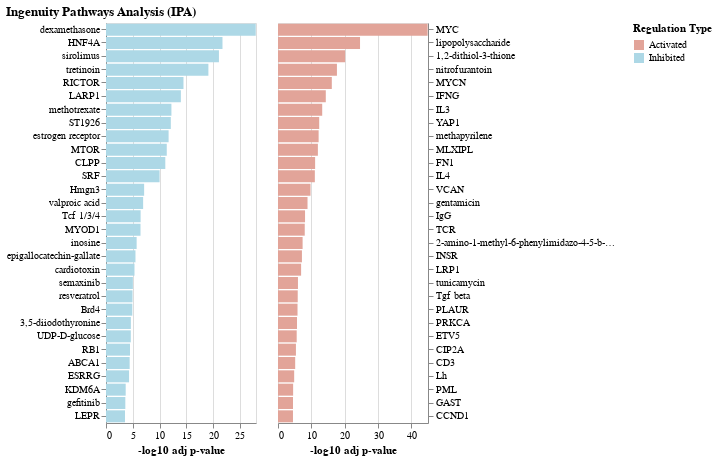

Notebook cell for this chart:
### Code cell
# Activated
import altair as alt
source1 = df.loc[df['Regulation Type']=='Activated'][:30]
bars1 = alt.Chart(source1).mark_bar().encode(
    x=alt.X('-log10 adj p-value:Q'),
    y=alt.Y('Upstream Regulator:N', sort='-x', axis=alt.Axis(title=None, labelAngle=0, orient='right')),
    color='Regulation Type:N',
    tooltip = ['p-value of overlap','Activation z-score']
).properties(
    width=150,
    height=400
)

source2 = df.loc[df['Regulation Type']=='Inhibited'][:30]
bars2 = alt.Chart(source2).mark_bar().encode(
    x=alt.X('-log10 adj p-value:Q'),
    y=alt.Y('Upstream Regulator:N',sort='-x', axis=alt.Axis(title=None, labelAngle=0, orient='left')),
    color='Regulation Type:N',
    tooltip = ['p-value of overlap','Activation z-score']
).properties(
    width=150,
    height=400
)

results = bars2|bars1
results.configure_range(
    #category={'scheme': 'accent'}
    category=alt.RangeScheme(['#E2A499','lightblue'])# #E2A499:lightred
).properties(
    title='Ingenuity Pathways Analysis (IPA)'
)

### Figure 1 — Vega-Lite specification as saved in the notebook (floating-point values rounded to 4 significant figures)
{"config": {"view": {"continuousWidth": 400, "continuousHeight": 300}, "range": {"category": ["#E2A499", "lightblue"]}}, "hconcat": [{"data": {"name": "data-b4415e3e7328e7f2c6d87f8c4a2303da"}, "mark": "bar", "encoding": {"color": {"type": "nominal", "field": "Regulation Type"}, "tooltip": [{"type": "quantitative", "field": "p-value of overlap"}, {"type": "quantitative", "field": "Activation z-score"}], "x": {"type": "quantitative", "field": "-log10 adj p-value"}, "y": {"type": "nominal", "axis": {"labelAngle": 0, "orient": "left", "title": null}, "field": "Upstream Regulator", "sort": "-x"}}, "height": 400, "width": 150}, {"data": {"name": "data-ad98b59eecefe3a8c271eecb84f0847b"}, "mark": "bar", "encoding": {"color": {"type": "nominal", "field": "Regulation Type"}, "tooltip": [{"type": "quantitative", "field": "p-value of overlap"}, {"type": "quantitative", "field": "Activation z-score"}], "x": {"type": "quantitative", "field": "-log10 adj p-value"}, "y": {"type": "nominal", "axis": {"labelAngle": 0, "orient": "right", "title": null}, "field": "Upstream Regulator", "sort": "-x"}}, "height": 400, "width": 150}], "title": "Ingenuity Pathways Analysis (IPA)", "$schema": "https://vega.github.io/schema/vega-lite/v4.8.1.json", "datasets": {"data-b4415e3e7328e7f2c6d87f8c4a2303da": [{"Upstream Regulator": "dexamethasone", "Expr Fold Change": " ", "Molecule Type": "chemical drug", "Regulation Type": "Inhibited", "Activation z-score": -3.053, "p-value of overlap": 1.12e-28, "Target Molecules in Dataset": "ACLY,ACOT7,ADIPOQ,AEBP1,AGT,AKR1C1/AKR1C2,ALB,ALCAM,ALDH2,ANXA3,AP1G1,APOA1,APOA2,APOD,APP,ARHGDIA,ASPH,ATP1A1,ATP2A2,ATP2B4,AZU1,BAX,C3,C5,C8A,CANX,CAST,CBR3,CCT2,CD163,CD47,CD55,CDH1,CES1,CES2,CFB,CFHR1,CHI3L1,CILP,CLIC4,CLU,CNN2,COL15A1,COL1A1,COL1A2,COL3A1,COL4A1,COL6A2,COL7A1,COPA,CP,CRABP2,CRP,CRYAB,CST3,CTSB,CTSD,CYBB,DCN,DDAH2,DPYD,DPYSL3,EGFR,EIF5,ENO1,ENO2,FASN,FBP1,FGA,FGFBP1,FGL2,FLNB,FN1,FSTL1,GCLM,GLUL,GNS,GOT1,GSTP1,H6PD,HLA-A,HLA-DPA1,HLA-DRA,HMGA1,HMGB1,HNRNPF,HNRNPH1,HSP90B1,HSPA5,HSPA9,ICAM1,IGHM,IGKC,IL18,IL1RN,ISOC1,ITGA5,ITGB1,ITGB3,KRT14,KRT17,KRT8,LAD1,LAMA3,LAMA5,LAMB2,LDLR,LRP1,LTBP2,LTBP4,ME1,METTL7A,MMP1,MMP3,MMP9,MTHFD1,MVP,MXRA5,NAGK,NCAM1,NDUFV2,NIBAN1,NIBAN2,NUCB2,ORM1,PAFAH1B1,PCBD1,PCNA,PDLIM1,PFKP,PGD,PLAUR,POSTN,PPA1,PPA2,PPL,PRKAR2A,PSMA1,PSMB10,PSME2,PTGFRN,PTGR1,QSOX1,RBP4,RPL5,RPL7,S100P,SELENBP1,SELL,SERPINA1,SERPINA3,SERPINA6,SERPINB1,SERPINF1,SHMT1,SLC2A1,SLC4A1,SOD1,SOD2,SPARC,SSRP1,STOM,TAGLN,TF,TFRC,TGM2,THBS2,TIMP1,TIMP2,TJP1,TNC,TPM1,TPM2,TPR,TSN,TST,TTR,TWF1,TWF2,TXN,UGP2,UPF1,UQCRC1,VARS1,VNN1", "-log10 adj p-value": 27.95}, {"Upstream Regulator": "HNF4A", "Expr Fold Change": " ", "Molecule Type": "transcription regulator", "Regulation Type": "Inhibited", "Activation z-score": -2.677, "p-value of overlap": 1.8e-22, "Target Molecules in Dataset": "A1BG,ACLY,ACO1,ACY1,ADSS2,AGT,AHNAK,AHSG,AKR1B1,AKR1C1/AKR1C2,ALB,ALCAM,ALDH2,ALDH3A1,AMBP,APOA1,APOA2,APOB,APOC3,APOH,APP,ARG1,ARPC5,ATOX1,C1S,C2,C3,C4A/C4B,C6,C8G,CAMK2D,CAPZA2,CBR3,CBX3,CCT8,CD55,CDH1,CES2,CHI3L1,COPB1,COPB2,COPS8,CP,CRABP2,CRP,CS,CTSB,CTSZ,CUTC,DAG1,DDOST,DLST,DNAJA2,DSC2,EIF4G1,EIF5,ESYT1,EVPL,F11R,F9,FARSB,FBP1,FETUB,FGA,FHL1,FLOT1,G3BP2,GBE1,GNS,GOT1,GRHPR,GSN,GUSB,GYG1,HLA-A,HLA-B,HLA-C,HLA-G,HMGB1,HNRNPC,HNRNPR,HPX,HSP90B1,HSPA5,HSPE1,ISOC1,ITIH3,ITIH4,KNG1,KRT14,KRT17,KRT8,LAD1,LDLR,LIN7C,LTF,LUC7L2,MCM3,MTHFD1,NAPA,NDRG1,NEDD8,NME1,NOLC1,OGDH,ORM1,ORM2,PCBD1,PCMT1,PCNA,PGM1,PHPT1,PITPNB,PKM,PLAA,PLG,PPL,PPP5C,PRCP,PRMT1,PSAT1,PSMA1,PSMD1,PSME3,PTPN11,RAB18,RAB2A,RAC1,REXO2,RO60,RPL18,RPS18,RPS20,RPS27A,RUVBL2,SCP2,SEC24D,SEC31A,SERPINA1,SERPINA3,SERPINB3,SNRPD2,SNRPD3,SOD1,SPRR1A,SPRR3,SRSF3,SSBP1,STOM,SUCLG1,SYTL4,TF,TFRC,THRAP3,TNC,TOM1,TPP2,TSG101,TSN,TSNAX,TTR,TXN,UBE2M,UFM1,USP5,VPS29,VSNL1,YBX1", "-log10 adj p-value": 21.74}, {"Upstream Regulator": "sirolimus", "Expr Fold Change": " ", "Molecule Type": "chemical drug", "Regulation Type": "Inhibited", "Activation z-score": -2.131, "p-value of overlap": 8.28e-22, "Target Molecules in Dataset": "ADA,ADSS2,APP,ARG1,ASS1,ATP1A1,ATP2B4,BAX,COL1A1,COL1A2,COX6B1,DDT,DPP7,EIF2S1,EIF5,ENO1,ERBB2,FASN,FN1,FUS,GSTP1,HLA-B,HMGB1,HSP90B1,HSPA5,HSPD1,ICAM1,LAMB1,MMP1,MMP3,MMP9,MRC1,MYH11,NCAM1,NEDD8,PCNA,PFKP,PGM1,PKM,PLAUR,PML,POSTN,PRMT1,PRNP,PSME3,PYGB,RPL15,RPL18,RPL23,RPL3,RPL30,RPL5,RPL7A,RPN2,RPS14,RPS16,RPS18,RPS2,RPS20,RPS21,RPS26,RPS27A,RPS9,SELL,SLC2A1,SLC3A2,SNRPD2,SNRPF,SOD1,SRSF3,TIMP1,TPM3,UBA1", "-log10 adj p-value": 21.08}, {"Upstream Regulator": "tretinoin", "Expr Fold Change": " ", "Molecule Type": "chemical - endogenous mammalian", "Regulation Type": "Inhibited", "Activation z-score": -2.432, "p-value of overlap": 7.69e-20, "Target Molecules in Dataset": "A2M,ABI3BP,ADA,AGT,AHNAK,AKR1A1,ALDH3A1,ANXA8/ANXA8L1,APOA2,APOC3,APOD,APP,ARG1,ARHGAP1,ATP1B3,ATP2A2,C1S,C3,CALML3,CD14,CD47,CDH1,CES1,CFP,COL1A1,COL1A2,COL3A1,COL4A1,COTL1,CP,CRABP2,CTNND1,CTSB,CTSD,CYBB,DCN,DDAH2,DPP4,DPYSL3,DSG1,EFNB1,EGFR,EHD1,EIF4G1,EIF5,EIF5B,ELOC,FARSB,FASN,FN1,FOLR2,GSTP1,HLA-A,HLA-B,HLA-C,HMGA1,HNRNPC,HNRNPF,HPRT1,HPX,HSPD1,ICAM1,IGHM,ITGB1,ITGB3,IVL,KRT14,KRT15,KRT16,KRT19,KRT2,KRT4,KRT5,LAMB1,LAMP2,LTF,METTL7A,MMP1,MMP3,MMP9,MPO,MYH7,MYH9,MYO1C,NCAM1,NDRG1,NID2,OAT,OGN,PGD,PLAUR,PML,POSTN,PPP3CA,PRMT1,PRNP,PRTN3,PSMB10,PSMB8,PSMB9,PTPN11,PTPRC,RALA,RBP4,RPL3,RPL4,RPL5,RPL6,RPL7,RPS14,RPS16,RPS20,RUVBL1,RUVBL2,SELL,SERPINB5,SNRPD3,SNRPE,SOD1,SPARC,SPINK5,TF,TFRC,TGM1,TGM2,TIMP1,TJP1,TNC,TPP1,TPR,TUBB3,UBA1,VWF,YBX1", "-log10 adj p-value": 19.11}, {"Upstream Regulator": "RICTOR", "Expr Fold Change": " ", "Molecule Type": "other", "Regulation Type": "Inhibited", "Activation z-score": -4.968, "p-value of overlap": 3.45e-15, "Target Molecules in Dataset": "ATP5F1A,ATP5F1B,BAX,COX6B1,ENO2,NDUFV2,PPA1,PPA2,PSMA1,PSMB10,PSMB8,PSMB9,PSMC1,PSMC2,PSMC3,PSMC5,PSMD1,PSMD12,PSMD13,PSMD2,PSMD3,PSMD6,PSME2,PSME3,RAC1,RPL14,RPL18,RPL23,RPL30,RPL4,RPL6,RPL7,RPL7A,RPL9,RPS11,RPS18,RPS2,RPS21,RPS26,RPS27A,RPS9,UQCRC1", "-log10 adj p-value": 14.46}, {"Upstream Regulator": "LARP1", "Expr Fold Change": " ", "Molecule Type": "translation regulator", "Regulation Type": "Inhibited", "Activation z-score": -3.281, "p-value of overlap": 1.06e-14, "Target Molecules in Dataset": "EIF3F,EIF3H,EIF4B,RPL14,RPL15,RPL18,RPL23,RPL3,RPL30,RPL4,RPL5,RPL6,RPL7,RPL7A,RPS11,RPS14,RPS16,RPS18,RPS2,RPS20,RPS21,RPS27A,RPS9", "-log10 adj p-value": 13.97}, {"Upstream Regulator": "methotrexate", "Expr Fold Change": " ", "Molecule Type": "chemical drug", "Regulation Type": "Inhibited", "Activation z-score": -2.132, "p-value of overlap": 6.14e-13, "Target Molecules in Dataset": "ACO1,ALB,ALDOA,ASS1,C1R,C2,C3,C5,C6,C7,C8A,C8B,CDH1,CES1,CFB,CFH,CFI,COL4A1,CRP,ECH1,ECHS1,ENO3,FASN,FGA,GPI,GSN,ICAM1,IL18,ITIH4,IVL,LRP1,ORM1,RAC1,SELL,SOD1,TTR", "-log10 adj p-value": 12.21}, {"Upstream Regulator": "ST1926", "Expr Fold Change": " ", "Molecule Type": "chemical drug", "Regulation Type": "Inhibited", "Activation z-score": -2.268, "p-value of overlap": 7.97e-13, "Target Molecules in Dataset": "AKR1B1,ARSA,ATP5F1A,ATP5F1B,CCT2,EIF3D,EIF3I,EIF4B,EIF5A,ENO1,NACA,NARS1,NME1,PSMD3,RPL6,RPS2,RPS26,RPS27A,S100P,SLC25A3,SNRPD2,SNRPF,SOD1,SRP72,SRSF3,SSBP1,TXN,UBE2M,YBX1", "-log10 adj p-value": 12.1}, {"Upstream Regulator": "estrogen receptor", "Expr Fold Change": " ", "Molecule Type": "group", "Regulation Type": "Inhibited", "Activation z-score": -2.26, "p-value of overlap": 2.06e-12, "Target Molecules in Dataset": "ADIPOQ,AGO2,BAX,C3,CA12,CDH1,CDH13,COL12A1,COL4A1,COL6A2,COL7A1,DSC2,EGFR,ERBB2,F11R,FLNC,FN1,ICAM1,ITGB1,KRT15,KRT19,KRT8,LAMC2,LDLR,LTF,MMP1,MMP9,PLAUR,PPP5C,SELL,SLC9A3R1,SPARC,TIMP1,TIMP2,TNC", "-log10 adj p-value": 11.69}, {"Upstream Regulator": "MTOR", "Expr Fold Change": " ", "Molecule Type": "kinase", "Regulation Type": "Inhibited", "Activation z-score": -2.166, "p-value of overlap": 4.55e-12, "Target Molecules in Dataset": "ACLY,AIFM1,AKR1A1,AKR1B1,ATP2A2,CDH1,CNP,CS,CTNND1,DAG1,DDAH2,DMD,EGFR,ENO1,FASN,FKBP1A,FN1,GLG1,GLUD1,HSP90B1,MB,MMP9,MYH8,NCAM1,PCNA,PECAM1,PFKP,PGRMC1,PKM,PPIB,PRKAR2A,PYGB,RPL23,RPS11,RPS18,SELL,SERPINA1,SERPINB1,SLC2A1,SND1,SOD1,STX12,UGGT1", "-log10 adj p-value": 11.34}, {"Upstream Regulator": "CLPP", "Expr Fold Change": " ", "Molecule Type": "peptidase", "Regulation Type": "Inhibited", "Activation z-score": -3.153, "p-value of overlap": 8.5e-12, "Target Molecules in Dataset": "ALDH2,ALDOA,ATP5F1A,ATP5F1B,CS,DLD,DLST,ECH1,ECI1,ENO1,HSPA9,HSPD1,IDH2,OGDH,PRDX3,SOD2,SUCLG1,UQCRC1", "-log10 adj p-value": 11.07}, {"Upstream Regulator": "SRF", "Expr Fold Change": " ", "Molecule Type": "transcription regulator", "Regulation Type": "Inhibited", "Activation z-score": -2.208, "p-value of overlap": 9.96e-11, "Target Molecules in Dataset": "A2M,CAPRIN1,CKM,CMA1,CNN2,CPA3,CSRP1,CTSG,DMD,ELANE,FHL1,GSN,IGHM,ITGB1,LAMA3,LDLR,LRP1,LTF,MMP9,MYH1,MYH11,MYH2,MYH7,MYH9,MYL1,MYLK,MYLPF,NECTIN1,PAFAH1B1,PGM1,PRTN3,PTGR1,SERPIND1,SLC2A1,SND1,TAGLN,TMOD3,TNC,TNNC1,TST", "-log10 adj p-value": 10.0}, {"Upstream Regulator": "Hmgn3", "Expr Fold Change": " ", "Molecule Type": "other", "Regulation Type": "Inhibited", "Activation z-score": -2.138, "p-value of overlap": 7.63e-08, "Target Molecules in Dataset": "AHSG,AMBP,APOA1,APOA2,AZGP1,FGA,KNG1,SERPINA1,SERPINH1,TTR", "-log10 adj p-value": 7.117}, {"Upstream Regulator": "valproic acid", "Expr Fold Change": " ", "Molecule Type": "chemical drug", "Regulation Type": "Inhibited", "Activation z-score": -2.449, "p-value of overlap": 1.17e-07, "Target Molecules in Dataset": "AKR1B1,APOA1,ATP2B4,CA12,CDH1,CTSB,DAG1,EIF2S1,GCLM,GLUL,H6PD,HSPA5,ICAM1,LDLR,MCM3,MECP2,MMP1,MYH3,MYOF,NCAM1,NME1,PLTP,PSMA1,PSMB10,PSMB8,PSMB9,PSMC1,PSMC2,PSMC3,PSMC5,PSMD1,PSMD12,PSMD13,PSMD2,PSMD3,PSMD6,PSME2,PSME3,RNPEP,SERPINH1,TGM2,TUBB3", "-log10 adj p-value": 6.932}, {"Upstream Regulator": "Tcf 1/3/4", "Expr Fold Change": " ", "Molecule Type": "group", "Regulation Type": "Inhibited", "Activation z-score": -2.2, "p-value of overlap": 3.46e-07, "Target Molecules in Dataset": "AHSG,ALB,AMBP,APOH,TTR", "-log10 adj p-value": 6.461}, {"Upstream Regulator": "MYOD1", "Expr Fold Change": " ", "Molecule Type": "transcription regulator", "Regulation Type": "Inhibited", "Activation z-score": -2.725, "p-value of overlap": 3.62e-07, "Target Molecules in Dataset": "AGT,ALDOA,ASS1,BIN1,CKM,COL4A1,CRYAB,DAG1,DMD,DYSF,EGFR,ENO3,FSTL1,MMP1,MYH2,MYH3,MYH7,MYL1,MYLPF,PFKM,POSTN,RPL7A,SLC2A1,TJP1,TNNC1,TNNC2,TNNI1", "-log10 adj p-value": 6.441}, {"Upstream Regulator": "inosine", "Expr Fold Change": " ", "Molecule Type": "chemical - endogenous mammalian", "Regulation Type": "Inhibited", "Activation z-score": -2.447, "p-value of overlap": 1.9e-06, "Target Molecules in Dataset": "A2M,ALCAM,C1S,C2,C3,C4A/C4B,CFB,DPP4,PPP1R14B,SERPINB1,TIMP1", "-log10 adj p-value": 5.721}, {"Upstream Regulator": "epigallocatechin-gallate", "Expr Fold Change": " ", "Molecule Type": "chemical drug", "Regulation Type": "Inhibited", "Activation z-score": -2.269, "p-value of overlap": 3.15e-06, "Target Molecules in Dataset": "APOB,APP,BAX,CDH1,COL18A1,EGFR,ERBB2,FN1,HMGB1,ICAM1,IL18,ITGB3,IVL,LAMP1,LDLR,MMP1,MMP3,MMP9,PCNA,PDIA4,RBP4,TFRC,TIMP1,TIMP2", "-log10 adj p-value": 5.502}, {"Upstream Regulator": "cardiotoxin", "Expr Fold Change": " ", "Molecule Type": "chemical - other", "Regulation Type": "Inhibited", "Activation z-score": -2.111, "p-value of overlap": 4.81e-06, "Target Molecules in Dataset": "COL1A1,COL1A2,COL6A2,HSPA5,IL18,IL1RN,ITGA5,LRG1,LTBP1,MCM3,MMP3,MRC1,MYH9,PCNA,PLG,PTPRC,SFRP2,SNRPD1,TIMP1,TNNC1", "-log10 adj p-value": 5.318}, {"Upstream Regulator": "semaxinib", "Expr Fold Change": " ", "Molecule Type": "chemical drug", "Regulation Type": "Inhibited", "Activation z-score": -2.219, "p-value of overlap": 9.64e-06, "Target Molecules in Dataset": "ARG1,FHL1,LTF,MMP9,PARP1,PCNA,PECAM1,S100P,VWF", "-log10 adj p-value": 5.016}, {"Upstream Regulator": "resveratrol", "Expr Fold Change": " ", "Molecule Type": "chemical drug", "Regulation Type": "Inhibited", "Activation z-score": -2.022, "p-value of overlap": 1.12e-05, "Target Molecules in Dataset": "ADIPOQ,APP,BAX,CD14,CD163,CDH1,CS,CYBB,EGFR,FASN,FN1,HSPA5,ICAM1,IL18,LDLR,MMP1,MMP3,MMP9,MPO,MRC1,PCNA,PTPN11,SERPINB5,SOD1,SOD2,TFRC,TGM1", "-log10 adj p-value": 4.951}, {"Upstream Regulator": "Brd4", "Expr Fold Change": " ", "Molecule Type": "kinase", "Regulation Type": "Inhibited", "Activation z-score": -2.164, "p-value of overlap": 1.22e-05, "Target Molecules in Dataset": "C1R,CDH1,CFB,COL1A1,COL1A2,COL3A1,COL4A1,HNRNPH1,SLC4A1,SPTA1,TAGLN,TIMP1", "-log10 adj p-value": 4.914}, {"Upstream Regulator": "3,5-diiodothyronine", "Expr Fold Change": " ", "Molecule Type": "chemical - endogenous mammalian", "Regulation Type": "Inhibited", "Activation z-score": -2.236, "p-value of overlap": 2.29e-05, "Target Molecules in Dataset": "AK1,CKM,ENO1,ENO3,PGM1", "-log10 adj p-value": 4.64}, {"Upstream Regulator": "UDP-D-glucose", "Expr Fold Change": " ", "Molecule Type": "chemical - endogenous mammalian", "Regulation Type": "Inhibited", "Activation z-score": -2.0, "p-value of overlap": 2.35e-05, "Target Molecules in Dataset": "HSP90B1,HSPA5,HYOU1,PDIA4", "-log10 adj p-value": 4.629}, {"Upstream Regulator": "RB1", "Expr Fold Change": " ", "Molecule Type": "transcription regulator", "Regulation Type": "Inhibited", "Activation z-score": -2.833, "p-value of overlap": 3.33e-05, "Target Molecules in Dataset": "ACTN2,ATP1A1,ATP5F1A,BAX,CDH1,CKM,CLIC4,COL4A1,COX6B1,DLST,EIF2S1,FN1,GMFB,HACD3,IVL,KPNA4,KRT4,KRT5,MCM3,MYBPC1,MYH2,MYH7,MYH8,MYL1,NME1,PARP1,PCNA,PGD,PGRMC1,SAFB,SOD2,TNNC1,TNNC2,TRIM72,TXN2,UQCRC1", "-log10 adj p-value": 4.478}, {"Upstream Regulator": "ABCA1", "Expr Fold Change": " ", "Molecule Type": "transporter", "Regulation Type": "Inhibited", "Activation z-score": -2.202, "p-value of overlap": 3.83e-05, "Target Molecules in Dataset": "ADIPOQ,APOA1,APOA2,APOB,APP,HSPA5,LDLR,MMP9,SLC2A1", "-log10 adj p-value": 4.417}, {"Upstream Regulator": "ESRRG", "Expr Fold Change": " ", "Molecule Type": "ligand-dependent nuclear receptor", "Regulation Type": "Inhibited", "Activation z-score": -2.37, "p-value of overlap": 4.95e-05, "Target Molecules in Dataset": "ACO1,ALDOC,ATP5F1B,CS,DLD,DLST,ENO1,IDH2,MB,PKM,SUCLG1", "-log10 adj p-value": 4.305}, {"Upstream Regulator": "KDM6A", "Expr Fold Change": " ", "Molecule Type": "enzyme", "Regulation Type": "Inhibited", "Activation z-score": -2.236, "p-value of overlap": 0.000211, "Target Molecules in Dataset": "ALB,CFI,CSPG4,ENO3,F2,GC,TTR", "-log10 adj p-value": 3.676}, {"Upstream Regulator": "gefitinib", "Expr Fold Change": " ", "Molecule Type": "chemical drug", "Regulation Type": "Inhibited", "Activation z-score": -2.307, "p-value of overlap": 0.000246, "Target Molecules in Dataset": "C3,CDH1,COL15A1,COL1A1,CTSB,EGFR,ERBB2,HSP90B1,KRT19,LTF,MCM3,MMP1,MMP3,MMP9,PCNA,PLAUR,TIMP2", "-log10 adj p-value": 3.609}, {"Upstream Regulator": "LEPR", "Expr Fold Change": " ", "Molecule Type": "transmembrane receptor", "Regulation Type": "Inhibited", "Activation z-score": -2.562, "p-value of overlap": 0.000281, "Target Molecules in Dataset": "ADIPOQ,APOA1,APOA2,APOB,ATP2A2,COL1A1,COL4A1,FASN,FN1,HPX,IL1RN,LAMP1,LDLR,MMP3,PLCB3,PSMB8,TIMP1", "-log10 adj p-value": 3.551}], "data-ad98b59eecefe3a8c271eecb84f0847b": [{"Upstream Regulator": "MYC", "Expr Fold Change": " ", "Molecule Type": "transcription regulator", "Regulation Type": "Activated", "Activation z-score": 2.604, "p-value of overlap": 1.3e-45, "Target Molecules in Dataset": "ACLY,ADD1,ALB,ALCAM,ALDOA,APOC3,APP,ARG1,ASS1,BAX,BIN1,C1QBP,CANX,CAST,CD47,CDH1,CLEC3B,CLIC4,CLU,CNP,COL14A1,COL15A1,COL1A1,COL1A2,COL3A1,COL4A1,COX6B1,CRABP2,CRYAB,CSPG4,CST6,CSTB,CTSB,CTSD,ECM1,EIF2S1,EIF3D,EIF4G1,ELANE,ENO1,ERAP1,ERBB2,EVPL,F2,FASN,FBN1,FN1,FSTL1,GAA,GART,GCLM,GCSH,GLG1,GLUD1,GLUL,GOT1,GPC1,GPI,H6PD,HLA-A,HLA-B,HMGA1,HNRNPH1,HSPA9,HSPD1,HSPE1,ICAM1,IDH2,IMPA2,IPO7,ITGB1,KRT14,KRT17,KRT6B,LAMB2,LAMP1,LAMP2,LUM,MAP4,MMP9,MRC1,MTHFD1,MYH7,MYLPF,MYO1C,NAP1L1,NARS1,NCAM1,NDRG1,NDRG2,NIBAN1,NME1,NOLC1,OAT,PARP1,PCNA,PECAM1,PFKM,PFKP,PKM,PLAUR,PML,PPL,PRDX3,PRMT1,PSAT1,PSMB8,PTPRC,RARS1,RPL14,RPL15,RPL18,RPL23,RPL3,RPL30,RPL4,RPL5,RPL6,RPL7,RPL7A,RPL9,RPS11,RPS14,RPS16,RPS18,RPS2,RPS20,RPS21,RPS26,RPS27A,RPS9,RUVBL1,RUVBL2,SERPINA1,SERPINH1,SHMT1,SLC2A1,SLC3A2,SNRPD1,SNRPD2,SOD2,SPARC,SPRR1A,SPRR3,TF,TFRC,TGM1,THBS2,THOP1,TIMP1,TIMP2,TNC,TPP2,TXN,VARS1,YBX1", "-log10 adj p-value": 44.89}, {"Upstream Regulator": "lipopolysaccharide", "Expr Fold Change": " ", "Molecule Type": "chemical drug", "Regulation Type": "Activated", "Activation z-score": 2.076, "p-value of overlap": 2.44e-25, "Target Molecules in Dataset": "ACLY,ACO1,ADA,ADIPOQ,AGT,ALB,ALCAM,ALDH2,ALDH3A1,ANXA3,ANXA7,API5,APOA1,APOB,APP,ARG1,ARHGAP1,ASS1,ATP1A1,ATP2A2,AZGP1,AZU1,BAG3,BAX,C1R,C3,C5,CALML5,CAVIN1,CD14,CD163,CD55,CD81,CDH1,CFB,CFP,CHI3L1,CKAP4,CLIC4,COL12A1,COL1A1,COL1A2,COL3A1,COL4A1,CORO1A,CP,CRP,CRYAB,CSPG4,CST3,CSTB,CTSB,CYBB,DAG1,DCN,DDX17,DDX6,EHD1,ELANE,ENO1,F2,FABP3,FASN,FBN1,FGL2,FN1,FSTL1,GBP6,GCLM,GSN,GSTP1,HDLBP,HLA-A,HMGA1,HMGB1,HSP90B1,HSPA5,HYOU1,ICAM1,IGHM,IGKC,IL18,IL1RN,ITGA5,ITGB1,ITIH2,ITIH4,KRT4,KYNU,LAMB1,LAMP1,LASP1,LMAN1,LMNB1,LRP1,LTF,MANF,MB,MMP1,MMP3,MMP9,MPO,MRC1,MYH14,MYH7,MYH9,NDUFV2,NID1,NID2,NNMT,OGN,ORM1,ORM2,PCNA,PCOLCE,PDIA4,PECAM1,PFKP,PKM,PLAA,PLAUR,PLG,PML,PROCR,PRTN3,PSMB10,PSMB8,PSMB9,PSME2,PTPN11,PTPRC,RAB6A,REXO2,RPS14,RPS2,S100A12,SEC24D,SELL,SERPINA1,SERPINA3,SERPINB1,SERPINC1,SERPINF1,SERPINF2,SERPINH1,SLC2A1,SLC3A2,SOD1,SOD2,SPARC,SPRR3,SSBP1,TF,TFRC,TGM2,THBS2,TIMP1,TIMP2,TJP1,TNC,TNNC1,TWF2,TXN,UBA1,VWF,YBX1", "-log10 adj p-value": 24.61}, {"Upstream Regulator": "1,2-dithiol-3-thione", "Expr Fold Change": " ", "Molecule Type": "chemical reagent", "Regulation Type": "Activated", "Activation z-score": 2.792, "p-value of overlap": 7.06e-21, "Target Molecules in Dataset": "AKR1A1,AKR1B10,ALDOA,ATP1A1,C5,CCT7,CTSD,EIF2S1,EIF3D,ESD,GBE1,GCLM,GSTP1,HACD3,HPRT1,HSP90B1,NARS1,NUCB2,PDIA4,PPIB,PSAT1,PSMA1,PSMC1,PSMC2,PSMC3,PSMD1,PSMD12,PSMD13,PSMD3,PSMD5,RARS1,RPL18,RPS16,RUVBL1,S100A13,SERPINA3,SERPINA6,SERPIND1,SOD1,SOD2,TFRC,TTR,TXN", "-log10 adj p-value": 20.15}, {"Upstream Regulator": "nitrofurantoin", "Expr Fold Change": " ", "Molecule Type": "chemical drug", "Regulation Type": "Activated", "Activation z-score": 3.45, "p-value of overlap": 2.09e-18, "Target Molecules in Dataset": "A2M,ALB,AMBP,APOA2,ASS1,BAX,C3,C4A/C4B,CES1,CFI,CLU,CP,CRP,CST3,CTSB,ERBB2,FETUB,FGA,GPNMB,GSTP1,HPX,HSPA5,ITGB1,ITIH4,KRT19,LCAT,ORM1,PCNA,RPL6,RPS9,SCP2,SELENBP1,SERPINA1,TIMP1,TTR,TXN", "-log10 adj p-value": 17.68}, {"Upstream Regulator": "MYCN", "Expr Fold Change": " ", "Molecule Type": "transcription regulator", "Regulation Type": "Activated", "Activation z-score": 2.085, "p-value of overlap": 7.21e-17, "Target Molecules in Dataset": "ALDOA,BAX,CKAP4,CLU,COL18A1,COL1A1,COL4A1,DPYSL3,EGFR,EIF5A,FBN1,FN1,HLA-A,HMGA1,HSPD1,ITGB1,MAP4,MRC2,MYH9,NACA,NCAM1,NDRG1,NME1,PDIA4,PHGDH,RPL18,RPL23,RPL3,RPL30,RPL4,RPL5,RPL6,RPL7,RPL9,RPS16,RPS2,RPS20,RPS26,RPS9,SLC2A1,SPARC,TAGLN,TGM2,TIMP2,TPM1", "-log10 adj p-value": 16.14}, {"Upstream Regulator": "IFNG", "Expr Fold Change": " ", "Molecule Type": "cytokine", "Regulation Type": "Activated", "Activation z-score": 2.042, "p-value of overlap": 4.6e-15, "Target Molecules in Dataset": "A2M,ACLY,ACO1,ADIPOQ,AGRN,AGT,APP,ARG1,ASS1,ATP1A1,ATP2A2,AZGP1,BAX,C1R,C2,C3,C4A/C4B,CD14,CD163,CD55,CD5L,CDH1,CDH13,CFB,CFP,CIRBP,CLIC4,COL1A1,COL1A2,CORO1A,CP,CTSB,CTSD,CTSH,CTSZ,CYBB,DPP4,ENO1,ERAP1,ERBB2,F11R,FASN,FBP1,FCGR3A/FCGR3B,FGL2,FKBP1A,FN1,GART,GBP6,GLUL,GSTP1,GUSB,H6PD,HLA-A,HLA-B,HLA-C,HLA-DRA,HLA-G,HMGA1,HMGB1,HSPA5,HSPD1,ICAM1,IL18,IL1RN,ITGA5,ITGB1,ITGB3,KCTD12,KRT14,KRT15,KRT17,KRT19,KYNU,LAMB2,LAMC2,MMP1,MMP3,MMP9,MRC1,MYH10,MYH9,NCAM1,PEA15,PECAM1,PHGDH,PKM,PLAUR,PML,PPP5C,PRNP,PSMB10,PSMB8,PSMB9,PSME2,PSME3,PTPN11,SELL,SERPINA1,SERPINH1,SF3A1,SLC2A1,SOD2,SOD3,SPRR1A,SSBP1,TFRC,TGM1,THOP1,TIMP1,TJP1,TUBB3,VSNL1", "-log10 adj p-value": 14.34}, {"Upstream Regulator": "IL3", "Expr Fold Change": " ", "Molecule Type": "cytokine", "Regulation Type": "Activated", "Activation z-score": 2.264, "p-value of overlap": 5.47e-14, "Target Molecules in Dataset": "ADA,AKR1A1,ALDH2,ARG1,CD14,COPS4,CTTN,ECH1,FASN,FUS,GART,HLA-A,HSP90B1,HSPA5,HSPA9,ICAM1,ITGB3,MAN2B1,MMP1,MMP3,MPO,MYO1C,NACA,NARS1,PHGDH,PPP5C,PTPN11,RALA,RARS1,RPL3,RPL4,RPL5,RPL6,RPL7,RPS14,RPS16,RPS20,SELL,SERPINA3,SLC2A1,SLC3A2,SNRPD2,SOD1,SSBP1,YBX1", "-log10 adj p-value": 13.26}, {"Upstream Regulator": "YAP1", "Expr Fold Change": " ", "Molecule Type": "transcription regulator", "Regulation Type": "Activated", "Activation z-score": 2.657, "p-value of overlap": 4.35e-13, "Target Molecules in Dataset": "ACAT2,ACLY,BAX,CDH1,DDAH1,EGFR,FASN,FN1,ICAM1,ITGA5,LMNB1,MCM3,MYH3,MYH7,MYH9,RPL14,RPL15,RPL18,RPL23,RPL3,RPL30,RPL4,RPL5,RPL6,RPL7,RPL7A,RPL9,RPS11,RPS14,RPS16,RPS18,RPS2,RPS20,RPS21,RPS26,RPS27A,RPS9,TAGLN,TFRC", "-log10 adj p-value": 12.36}, {"Upstream Regulator": "methapyrilene", "Expr Fold Change": " ", "Molecule Type": "chemical drug", "Regulation Type": "Activated", "Activation z-score": 3.578, "p-value of overlap": 6.47e-13, "Target Molecules in Dataset": "A2M,ALB,ALDOA,AMBP,APOA2,ASS1,CES1,CP,CRP,CST3,CTSB,EIF2S1,FBP1,FETUB,FGA,HSPA5,ITGB1,ITIH4,KYNU,LCAT,ORM1,PPP2R2A,PPP3CA,RPS9,SCP2,SLC3A2,TTR", "-log10 adj p-value": 12.19}, {"Upstream Regulator": "MLXIPL", "Expr Fold Change": " ", "Molecule Type": "transcription regulator", "Regulation Type": "Activated", "Activation z-score": 3.136, "p-value of overlap": 1.08e-12, "Target Molecules in Dataset": "ACLY,FASN,PGD,RPL14,RPL15,RPL18,RPL23,RPL3,RPL30,RPL4,RPL5,RPL6,RPL7,RPL7A,RPL9,RPS11,RPS14,RPS16,RPS18,RPS2,RPS20,RPS21,RPS26,RPS27A,RPS9", "-log10 adj p-value": 11.97}, {"Upstream Regulator": "FN1", "Expr Fold Change": 1.058, "Molecule Type": "enzyme", "Regulation Type": "Activated", "Activation z-score": 2.083, "p-value of overlap": 7.27e-12, "Target Molecules in Dataset": "ADD1,APP,CANX,CCT4,CDH1,CLIC4,COL1A1,CORO1A,CRP,CTSD,EGFR,EIF4B,EIF5A,FN1,G3BP2,HLA-B,ITGA5,ITGB1,ITGB3,LAMP1,LIN7C,MMP1,MMP3,MMP9,PCNA,PLAUR,PSMC1,SLC2A1,SPARC,TAGLN,TGM2,TIMP2", "-log10 adj p-value": 11.14}, {"Upstream Regulator": "IL4", "Expr Fold Change": " ", "Molecule Type": "cytokine", "Regulation Type": "Activated", "Activation z-score": 2.137, "p-value of overlap": 8.87e-12, "Target Molecules in Dataset": "AHNAK,ALDH2,ALDOC,ARG1,ASS1,BAX,BIN1,C3,CBX3,CD14,CD163,CD55,CKAP4,COL18A1,COL1A1,COL1A2,COL6A2,CYBB,DDAH1,DPP4,DSG1,DYNC1H1,EFHD2,EIF2S1,F13A1,FASN,FCGR3A/FCGR3B,FLNB,FN1,GBE1,GBP6,GPX4,ICAM1,IGF2R,IGHG2,IL18,IL1RN,ITGB1,ITGB3,KCTD12,LAMP2,LGALSL,LMAN2,LRP1,MAP4,MMP1,MMP3,MMP9,MRC1,MYH9,MYOF,NAP1L1,NDRG1,PFKP,PLBD1,POSTN,PPP5C,PRKDC,PRMT1,PRNP,PSMB10,PSMB8,RNPEP,SEC31A,SELL,SERPINB3,SERPINB4,SERPINB6,SLC2A1,SNRNP200,SPINK5,SPRR1A,TFRC,TGM2,THOP1,TIMP1,TIMP2,TNC,UGGT1,UQCRC1,VARS1", "-log10 adj p-value": 11.05}, {"Upstream Regulator": "VCAN", "Expr Fold Change": -0.423, "Molecule Type": "other", "Regulation Type": "Activated", "Activation z-score": 2.718, "p-value of overlap": 1.76e-10, "Target Molecules in Dataset": "AEBP1,AGRN,ANXA8/ANXA8L1,ASS1,ATRN,C1R,C1S,C3,C4A/C4B,CDH13,CLU,COMP,DAG1,DCN,EGFR,FN1,ICAM1,IL1RN,ITGA5,ITGB1,LAMB1,MMP9,MYH10,OGN,SOD2,TIMP1", "-log10 adj p-value": 9.754}, {"Upstream Regulator": "gentamicin", "Expr Fold Change": " ", "Molecule Type": "chemical drug", "Regulation Type": "Activated", "Activation z-score": 2.017, "p-value of overlap": 1.39e-09, "Target Molecules in Dataset": "ALCAM,ARF6,ATIC,BAX,C4A/C4B,CLU,CPQ,CTSD,DMD,DNAJA2,DPP4,EIF3D,HSP90B1,HSPA5,HYOU1,ICAM1,KYNU,NME1,PAFAH1B1,PDIA4,PHGDH,PSAT1,PSMB8,RBP4,RUVBL1,S100A1,SFPQ,TFRC,TIMP1,TTR,VAT1", "-log10 adj p-value": 8.857}, {"Upstream Regulator": "IgG", "Expr Fold Change": " ", "Molecule Type": "complex", "Regulation Type": "Activated", "Activation z-score": 2.33, "p-value of overlap": 7.69e-09, "Target Molecules in Dataset": "AFM,APP,ATP1B3,C3,C5,CKM,COL3A1,CRABP2,DSG3,FGFBP1,FN1,FOLR2,HSPA5,IL1RN,IVL,KLK11,KLK8,KNG1,KRT15,KRT16,LDLR,MMP9,PEA15,PLAUR,PPL,SERPINF1,SPINT1,TNC", "-log10 adj p-value": 8.114}, {"Upstream Regulator": "TCR", "Expr Fold Change": " ", "Molecule Type": "complex", "Regulation Type": "Activated", "Activation z-score": 2.444, "p-value of overlap": 9.46e-09, "Target Molecules in Dataset": "ALDOA,APOC3,APOD,ATP5F1B,BIN1,CDH1,CS,CTSB,ECH1,ENO1,GLUD1,HSP90B1,HSPA5,HSPA9,HSPD1,IDH2,LAMP1,LMNB1,NME1,PDIA4,PRMT1,PTPRC,RPL15,RPL3,RPL30,RPL4,RPL5,RPL6,RPL7,RPL9,RPS16,RPS2,SELL,SERPINA3,SLC25A3,SLC2A1,SNRPD3,UQCRC1", "-log10 adj p-value": 8.024}, {"Upstream Regulator": "2-amino-1-methyl-6-phenylimidazo-4-5-b-pyridine", "Expr Fold Change": " ", "Molecule Type": "chemical toxicant", "Regulation Type": "Activated", "Activation z-score": 2.887, "p-value of overlap": 4.15e-08, "Target Molecules in Dataset": "BAX,CCT2,CCT4,CCT7,CCT8,HSPA5,HSPD1,HSPE1,PSMB9,RAB2A,RAP1B,UBA1", "-log10 adj p-value": 7.382}, {"Upstream Regulator": "INSR", "Expr Fold Change": " ", "Molecule Type": "kinase", "Regulation Type": "Activated", "Activation z-score": 2.661, "p-value of overlap": 6.59e-08, "Target Molecules in Dataset": "ALB,ALDH2,ARHGDIA,ATP5F1A,ATP5F1B,C2,CORO1A,CS,CSTB,CTSB,DAG1,ECHS1,ECI1,FASN,FBP1,FHL1,FLNC,GANAB,HSPD1,IGF2R,ITGA5,MMP9,MYH7,NDRG1,NDUFV2,OGDH,OGN,RAB18,RPL5,RPL7A,RPS16,RUVBL2,SCP2,SERPINB1,SLC2A1,THBS2,TNNI1,UQCRC1,YBX1", "-log10 adj p-value": 7.181}, {"Upstream Regulator": "LRP1", "Expr Fold Change": 1.115, "Molecule Type": "transmembrane receptor", "Regulation Type": "Activated", "Activation z-score": 2.16, "p-value of overlap": 1.17e-07, "Target Molecules in Dataset": "APP,C1R,C1S,CD14,CDH1,COL3A1,CTSD,ITGB1,LRP1,MMP9,MRC2,SERPINF1", "-log10 adj p-value": 6.932}, {"Upstream Regulator": "tunicamycin", "Expr Fold Change": " ", "Molecule Type": "chemical - endogenous non-mammalian", "Regulation Type": "Activated", "Activation z-score": 3.384, "p-value of overlap": 1.03e-06, "Target Molecules in Dataset": "ARF4,ATP2A2,CANX,CDH1,EIF2S1,FASN,HDLBP,HSP90B1,HSPA5,HSPA9,ICAM1,LMAN1,LMAN2,MANF,MMP3,MMP9,NARS1,NDRG1,PCNA,PRNP,SEC24D,SLC2A1,SURF4,TJP1", "-log10 adj p-value": 5.987}, {"Upstream Regulator": "Tgf beta", "Expr Fold Change": " ", "Molecule Type": "group", "Regulation Type": "Activated", "Activation z-score": 2.291, "p-value of overlap": 1.21e-06, "Target Molecules in Dataset": "CDH1,CLU,COL12A1,COL1A1,COL1A2,COL4A1,COL6A2,COL7A1,DCN,FN1,FSTL1,GUSB,IL1RN,ITGA5,ITGB1,ITGB3,KRT16,LAMA3,LCAT,MMP1,MMP3,MMP9,POSTN,PRMT1,SPARC,TAGLN,TFRC,TIMP1,TIMP2", "-log10 adj p-value": 5.917}, {"Upstream Regulator": "PLAUR", "Expr Fold Change": 1.926, "Molecule Type": "transmembrane receptor", "Regulation Type": "Activated", "Activation z-score": 2.617, "p-value of overlap": 1.39e-06, "Target Molecules in Dataset": "CDH1,CTSB,CYBB,ITGB1,ITGB3,MMP3,MMP9,PLAUR,PLG,RAC1", "-log10 adj p-value": 5.857}, {"Upstream Regulator": "PRKCA", "Expr Fold Change": " ", "Molecule Type": "kinase", "Regulation Type": "Activated", "Activation z-score": 2.211, "p-value of overlap": 1.99e-06, "Target Molecules in Dataset": "APP,CD55,COL1A1,CSTA,CTSB,CYBB,DIAPH1,ERBB2,FN1,ICAM1,IVL,LAMP2,MMP1,MMP3,MMP9,MYLPF,PML", "-log10 adj p-value": 5.701}, {"Upstream Regulator": "ETV5", "Expr Fold Change": " ", "Molecule Type": "transcription regulator", "Regulation Type": "Activated", "Activation z-score": 2.21, "p-value of overlap": 2.47e-06, "Target Molecules in Dataset": "AGRN,AHNAK,ALCAM,BAX,CAVIN1,CDH1,CHI3L1,FASN,FN1,ICAM1,ITGA5,ITGB1,KRT16,KRT19,TJP1", "-log10 adj p-value": 5.607}, {"Upstream Regulator": "CIP2A", "Expr Fold Change": " ", "Molecule Type": "other", "Regulation Type": "Activated", "Activation z-score": 2.525, "p-value of overlap": 4.19e-06, "Target Molecules in Dataset": "CFB,COL15A1,CRYAB,DCN,DSC2,ENO3,GPNMB,LASP1,LUM,PKM,PLAUR,PRG4", "-log10 adj p-value": 5.378}, {"Upstream Regulator": "CD3", "Expr Fold Change": " ", "Molecule Type": "complex", "Regulation Type": "Activated", "Activation z-score": 2.074, "p-value of overlap": 6.94e-06, "Target Molecules in Dataset": "AZU1,BZW1,C1R,C2,COPB2,CORO1A,CS,DDT,DPP4,FKBP1A,GOLGB1,HMGN1,HNRNPF,HNRNPR,HPX,HSP90B1,HSPA5,HSPE1,ICAM1,KRT14,LAMP1,LRP1,LTBP1,NME1,OGDH,OGN,PCNA,PCYOX1,PDIA4,PPA1,PRSS1,PSMC1,PSMD12,PTPRC,PTPRJ,RAB2A,RARS1,RPL30,RPL6,RPS14,SRSF7,STOM,TARDBP,TFRC,TGM2,TSTA3", "-log10 adj p-value": 5.159}, {"Upstream Regulator": "Lh", "Expr Fold Change": " ", "Molecule Type": "complex", "Regulation Type": "Activated", "Activation z-score": 2.527, "p-value of overlap": 1.4e-05, "Target Molecules in Dataset": "ARHGAP1,ARPC1A,ATP2A2,CD55,COL15A1,COL18A1,CTNND1,EGFR,FLNC,MMP9,PDLIM3,PGRMC1,PRKAR2A,PSMD1,PSMD3,PTPRF,RAB14,RAB1A,RAB2A,RAB5C,SOD2,THBS2,TPM1,TPM2", "-log10 adj p-value": 4.854}, {"Upstream Regulator": "PML", "Expr Fold Change": 1.322, "Molecule Type": "transcription regulator", "Regulation Type": "Activated", "Activation z-score": 3.155, "p-value of overlap": 2.89e-05, "Target Molecules in Dataset": "ADIPOQ,AKR1A1,AKR7A2,APOA1,BAX,EGFR,FASN,GCLM,HLA-DRA,LDLR,ME1,NDRG1,PML,PSMB8,PSMB9,TXN,TXN2,UBE2M", "-log10 adj p-value": 4.539}, {"Upstream Regulator": "GAST", "Expr Fold Change": " ", "Molecule Type": "other", "Regulation Type": "Activated", "Activation z-score": 2.331, "p-value of overlap": 3.12e-05, "Target Molecules in Dataset": "ANXA7,ARCN1,DNAJA1,MCM3,MMP9,MYLK,NACA,NARS1,PRDX3,RAC1,RPL7,TNC", "-log10 adj p-value": 4.506}, {"Upstream Regulator": "CCND1", "Expr Fold Change": " ", "Molecule Type": "transcription regulator", "Regulation Type": "Activated", "Activation z-score": 2.472, "p-value of overlap": 3.23e-05, "Target Molecules in Dataset": "AHNAK,AZGP1,C7,CALU,CDH1,COL1A1,CPNE3,EGFR,EIF5,ENO1,ERBB2,ITGB3,ITIH2,KRT14,KRT4,LAMB2,LASP1,MACF1,MMP3,MYLK,NIBAN2,PCNA,PDLIM3,PRSS1,PTPRC,RCN1,SELENBP1,STOM", "-log10 adj p-value": 4.491}]}}
